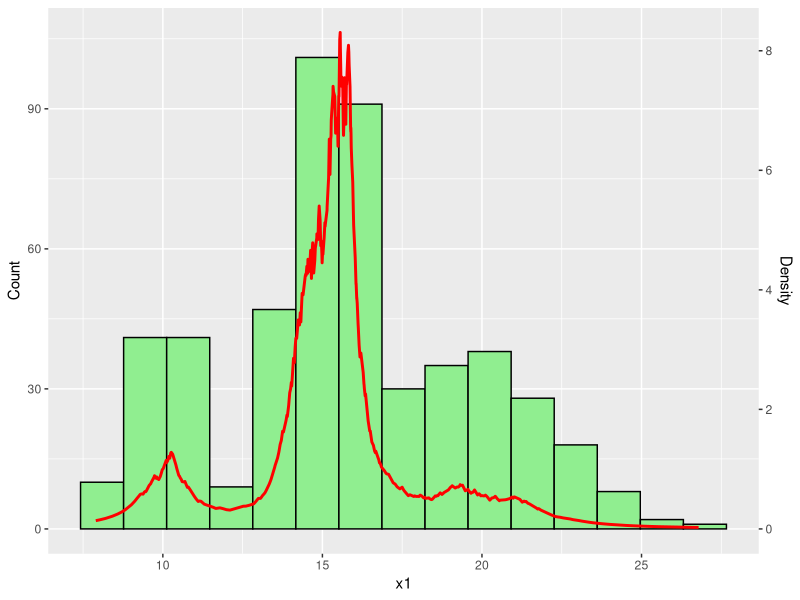

Generate this figure with R:

library(dplyr)
library(patchwork) # To display 2 charts together
library(ggplot2)

data<-read.csv("q_clus.csv",sep=",")

x<-as.matrix(data[,1])
n<-nrow(x)
n
k=70

dx<-as.matrix(dist(x,p=2))
head(dx)
knnde <- function(k,n) {
  fx<-0
  for(i in 1:n) {
    zz <- dx[,i]
    dv<-sort(t(zz))
    fx[i]<-1/(dv[k]^2)
  }
  #xfx
  xfx <- cbind(1:n,x,fx) 
  nm <- cbind("onum","x","fx")
  colnames(xfx) <- nm
  return(xfx)
}



ggplot(data = data,aes(x=x1)) +
  geom_histogram(bins = 15,fill="lightgreen" , col= 'black')+ 
  geom_line(data = as.data.frame(knnde(k,n)),aes(x=x,y=12.8*fx), col="red",size=1) +
  
  
  scale_y_continuous(
    
    # Features of the first axis
    name = "Count",
    
    # Add a second axis and specify its features
    sec.axis = sec_axis(~.*0.0781, name="Density")
  )




